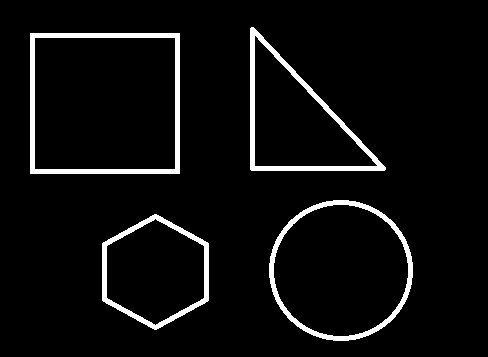
#> input picture data/images/contours.png, 488 x 357 px
$ python day051.py
#> lines starting #> are read from the running program, lines starting #| are printed output that depends on the picture; after the words box and inside, x2 and y2 are one past the last pixel; in counts of white or black regions, pixels touching at a corner belong together
'''
Author       : Bingqiang Zhou
Date         : 2021-02-22 14:39:57
LastEditors  : Bingqiang Zhou
LastEditTime : 2021-02-22 15:37:27
Description  : 二值图像分析 – 使用轮廓逼近
    对图像二值图像的每个轮廓，可以使用轮廓逼近，
    逼近每个轮廓的真实几何形状，从而通过轮廓逼近的输出结果判断一个对象是什么形状。
    OpenCV轮廓逼近的API如下：
        void cv::approxPolyDP(
            InputArray curve,
            OutputArray approxCurve,
            double epsilon,
            bool closed
        )
    其中
    Curve表示轮廓曲线
    approxCurve 表示轮廓逼近输出的顶点数目
    epsilon 轮廓逼近的顶点距离真实轮廓曲线的最大距离，该值越小表示越逼近真实轮廓
    close 表示是否为闭合区域
'''

import cv2 as cv
import matplotlib.pyplot as plt

src = cv.imread("../data/images/contours.png")
#> src is the input picture: shape (357, 488, 3); 5.2% white; 4 white regions, box (x1, y1, x2, y2) and area: (30, 33, 180, 174) 2810, (250, 27, 386, 171) 2298, (269, 200, 413, 341) 2156, (102, 214, 209, 330) 1728

gray = cv.cvtColor(src, cv.COLOR_BGR2GRAY)
#> gray: shape (357, 488); 5.2% white; 4 white regions
thresh, binary = cv.threshold(gray, 0, 255, cv.THRESH_OTSU)
#> thresh = 0

# 发现轮廓
contours, hierarchy = cv.findContours(binary, cv.RETR_EXTERNAL, cv.CHAIN_APPROX_SIMPLE)
#> contours = 4 contours; box (x1, y1, x2, y2) and area: (30, 33, 180, 174) 20860, (269, 200, 413, 341) 15730, (250, 27, 386, 171) 10070, (102, 214, 209, 330) 9187
# print(hierarchy, hierarchy.shape)
for c in range(len(contours)):
    cv.drawContours(src, contours, c, (0, 0, 255), 2, cv.LINE_8)
    result = cv.approxPolyDP(contours[c], 4, True)
    vertexes = result.shape[0] # 点的个数
    rect = cv.minAreaRect(contours[c]) # 获取轮廓最小外接矩形
    cx, cy = rect[0] # 获取中心坐标
    if vertexes == 3:
        cv.putText(src, "triangle", (int(cx), int(cy)), cv.FONT_HERSHEY_PLAIN, 2, (0, 0, 255), 2)
    elif vertexes == 4:
        cv.putText(src, "rectangle", (int(cx), int(cy)), cv.FONT_HERSHEY_PLAIN, 2, (0, 0, 255), 2)
    elif vertexes < 10:
        cv.putText(src, "ploy", (int(cx), int(cy)), cv.FONT_HERSHEY_PLAIN, 2, (0, 0, 255), 2)
    elif vertexes >= 10:
        cv.putText(src, "circle", (int(cx), int(cy)), cv.FONT_HERSHEY_PLAIN, 2, (0, 0, 255), 2)
#> this loop made 4 passes
#> (vertexes, rect, cx, cy) on passes 1 to 2: (6, ((155, 271.5), (115, 106), -90), 155, 271.5), (16, ((340.5, 270), (140, 143), -90), 340.5, 270)
#> (result, vertexes, rect, cx, cy) on passes 3 to 4: ([[30, 33], [30, 173], [179, 173], [179, 33]], 4, ((104.5, 103), (140, 149), -90), 104.5, 103), ([[251, 27], [250, 169], [384, 170]], 3, ((317.5, 98.5), (143, 135), -90), 317.5, 98.5)
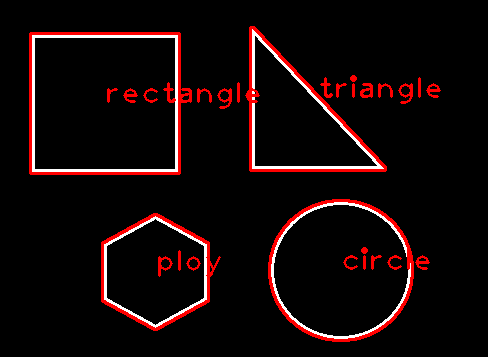
#> src: shape (357, 488, 3); 4.81% of pixels changed, all inside (x1, y1, x2, y2) = (29, 26, 441, 342)


# 可视化
rows = 1
cols = 2
images = [binary, src]
titles = ["binary image", "image"]
plt.figure(figsize=(cols * 4, rows * 3)) # Width, height in inches.
for index, image in enumerate(images):
    plt.subplot(rows, cols, index + 1)
    if index >= len(titles):
        plt.title("image")
    else:
        plt.title(titles[index])
    plt.axis("off")
    if image.ndim > 2:
        plt.imshow(image[:, :, ::-1])
    else:
        plt.imshow(image, cmap="gray")
#> this loop made 2 passes
plt.show()
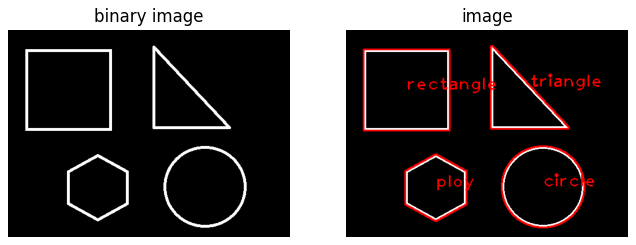
#> figure drawn by matplotlib, 2 panels
